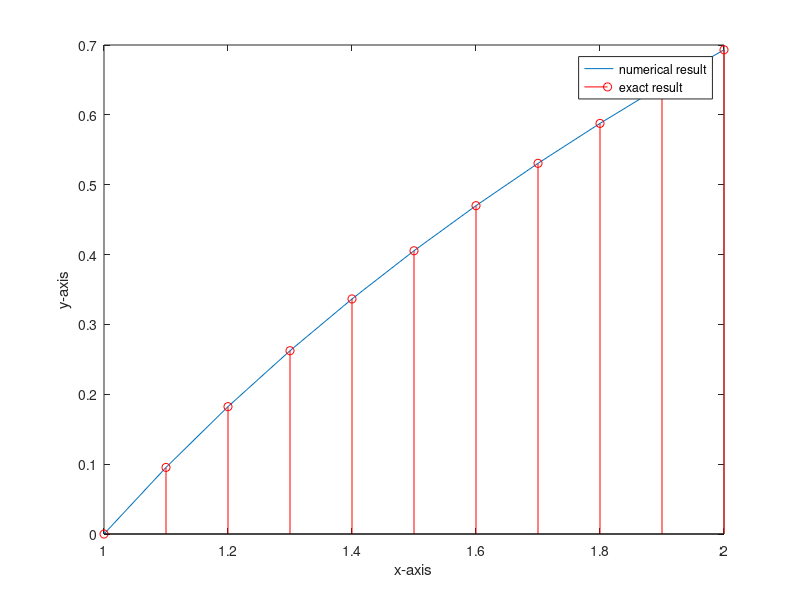

MATLAB code to generate this figure:
    % Use the non-linear shooting method to approximate the solution of
    % the boundary value problem and compare the result with the actual
    % solution.
    %
    % y'' = -(y')^2 - y + ln(x),   1 <= x <= 2,
    % y(1) = 0,  y(2) = ln(2),  with h = 0.1,  m = 10
    %
    % Actual solution:
    % y(x) = ln(x)

    function non_linear
    clc
    clf
    clear all
    a=1;
    b=2;
    alpha=0;
    beta=log(2);
    h=0.1;
    tol=0.00001;
    m=10;
    k=1;
    n=(b-a)/h;
    tk=(beta-alpha)/(b-a);
    x=linspace(a,b,n+1);
    while k<=m
        u(1)=alpha;
        u1(1)=tk;
        v(1)=0;
        v1(1)=1;
        for i=1:n
            k1=h*f(x(i),u(i),u1(i));
            k2=h*f(x(i)+h/2,u(i)+u1(i)*h/2+h*k1/8,u1(i)+k1/2);
            k3=h*f(x(i)+h/2,u(i)+u1(i)*h/2+h*k1/8,u1(i)+k2/2);
            k4=h*f(x(i)+h,u(i)+u1(i)*h+h*k3/2,u1(i)+k3);
            u(i+1)=u(i)+h*(u1(i)+(k1+k2+k3)/6);
            u1(i+1)=u1(i)+(k1+2*k2+2*k3+k4)/6;
            p1=h*g(x(i),v(i),v1(i),u(i),u1(i));
            p2=h*g(x(i)+h/2,v(i)+v1(i)*h/2+h*p1/8,v1(i)+p1/2,u(i),u1(i));
            p3=h*g(x(i)+h/2,v(i)+v1(i)*h/2+h*p1/8,v1(i)+p2/2,u(i),u1(i));
            p4=h*g(x(i)+h,v(i)+v1(i)*h+h*p3/2,v1(i)+p3,u(i),u1(i));
            v(i+1)=v(i)+h*(v1(i)+(p1+p2+p3)/6);
            v1(i+1)=v1(i)+(p1+2*p2+2*p3+p4)/6;
        end
        if (abs(u(n+1)-beta)<tol)
            plot (x,u)
            hold on
            ey=log(x);
            stem(x,ey,'or');
            fprintf('x approximate exact error\n');
            for i=1:n+1
                fprintf('%11.5f %11.5f %11.5f %11.5f \n',x(i),u(i),ey(i), ey(i)-u(i));
            end
            legend('numerical result','exact result');
            xlabel('x-axis');
            ylabel('y-axis');
            fprintf('number of iteration =%d',k);
            break;
        else tk=tk-(u(n+1)-beta)/v(n+1);
            k=k+1;
        end
    end
    function z1=f(x,u,u1)
    z1=-(u1)^2-u+log(x);
    function z2=g(x,v,v1,u,u1)
    z2=-v-2*u1*v1
